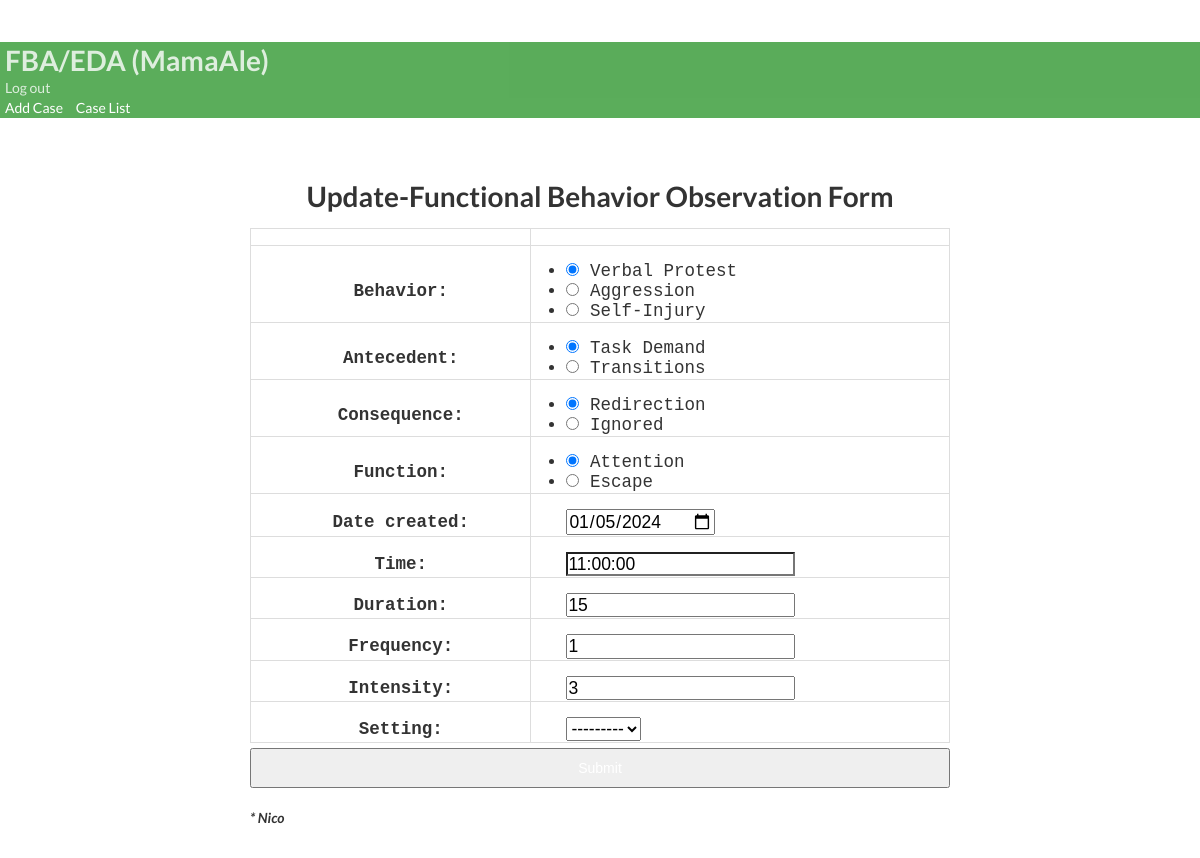
Page /updatepost/16/2/ (signed in) on the committed database.
### bip/models.py (models this page shows, shortened)
class Case(models.Model):
        student= models.ForeignKey(Student,on_delete=models.CASCADE)
        behavior = models.ForeignKey(Behavior, on_delete=models.CASCADE)
        user = models.ForeignKey(User, on_delete=models.CASCADE, default=None)
        anticedent = models.ForeignKey(Anticedent,on_delete=models.CASCADE, verbose_name='Antecedent')
        function = models.ForeignKey(Function,on_delete=models.CASCADE)
        consequence = models.ForeignKey(Consequence,on_delete=models.CASCADE)
        enviroment = models.ForeignKey(Enviroment,on_delete=models.CASCADE, null=True, blank=True, verbose_name='Setting')
        date_created = models.DateField(null=True, blank=True, default=timezone.now)
        duration = models.PositiveIntegerField(null=True, blank=True, verbose_name='Duration')
        time = models.TimeField(null=True, blank=True)
        frequency = models.PositiveIntegerField(null=True, blank=True,  default=1, verbose_name='Frequency')
        intensity = models.PositiveIntegerField(null=True, blank=True,  default=1, validators=[
            MinValueValidator(1, message='Intensity must be at least 1(Mild).'),
            MaxValueValidator(3, message='Intensity options are 1(Mild), 2(Moderate),and 3(Severe).')
        ],
        verbose_name='Intensity')
        class Meta:
            ordering = ['-date_created']
        def __str__(self):
          return str(self.student)

class Student(models.Model):
        studentname= models.CharField(max_length=30,verbose_name= 'Name', null=True, blank=True)
        slug = models.SlugField(max_length=150,null=False,unique=False,blank=False,
        verbose_name=("Unique Identifier"),
        help_text=(
            "*Unique Identification allows another to use FBO form if provided by you only"
        ),
    )
        user_student = models.ForeignKey(User, on_delete=models.CASCADE,  default=None,related_name="postts")
        def __str__(self):
          return str(self.studentname)

### bip/views.py (the view)
# urls.py: path('updatepost/<int:pk>/<int:student_id>/', views.updatePost, name='updatepost'),
@login_required
def updatePost(request, pk,student_id ):
    student_post = Case.objects.get(id=pk, student_id= student_id)
    form = BehaviorForm(instance=student_post)
    behaivorpest = Behavior.objects.filter(student_id=student_id)
    anticedentpest = Anticedent.objects.filter(student_id=student_id)
    functionpest = Function.objects.filter(student_id=student_id)
    consequenceset = Consequence.objects.filter(student_id=student_id)
    enviromentset = Enviroment.objects.filter(student_id=student_id)
    if request.method == 'POST':
      form = BehaviorForm(request.POST, instance=student_post)
      if form.is_valid():
          instance = form.save(commit=False)
          instance.user = request.user
          instance.save()
          if is_case_manager(request.user):
                return redirect("bip:dashboard", student_post.student.id)
          elif is_data_entry(request.user):
                return redirect("bip:data_entry_input", student_post.student.id)
    else:
        form = BehaviorForm(instance=student_post)
        form.fields["behavior"].queryset=behaivorpest
        form.fields["anticedent"].queryset=anticedentpest
        form.fields["function"].queryset=functionpest
        form.fields["consequence"].queryset=consequenceset
        form.fields["enviroment"].queryset=enviromentset
    context = {'form':form,
            'student_post':student_post,
               }
    return render(request, "bip/update_post.html", context)

### bip/forms.py
class BehaviorForm(forms.ModelForm):
    class Meta():
        model = Case
        fields = ('behavior','anticedent','consequence','function','date_created','time','duration','frequency','intensity','enviroment')
        widgets = {
            'date_created': DateInput(),
            'behavior':forms.RadioSelect(),
            'anticedent':forms.RadioSelect(),
            'function':forms.RadioSelect(),
            'consequence':forms.RadioSelect(),
            'enviroment': forms.Select(),
        }

### bip/context_processors.py (called while the page is built)
def user_context(request):
    user = get_user(request)
    return {'user': user}

### bip/models.py (called while the page is built)
        def __str__(self):
          return self.anticedentincident

        def __str__(self):
          return self.behaviorincident

        def __str__(self):
          return self.behaviorfunction

        def __str__(self):
          return self.behaviorconsequence

### bip/templatetags/custom_filters.py (called while the page is built)
@register.filter(name='is_case_manager')
def is_case_manager(user):
    return user.groups.filter(name='CASE MANAGER').exists()

### bip/templates/bip/update_post.html (shortened to what this page needs)
{% extends 'partials/base.html' %}
{% load crispy_forms_tags %}
{% block content %}
<body>
  <div id="container" >
    <div class="form-wrap" >
      <h1>Update-Functional Behavior Observation Form</h1>
        <form method="POST" class"card p-3 mt-5"autocomnplete="off">
            <table border="3" class='center' style='font-family: Courier, monospace; font-size:125%'>
              <tr>
                  <th> {{ form }}</th>
              </tr>
            </table>
                <button type="submit" class="btn btn-success">Submit </button>
        </form>
            <br>
              <b><i>* {{student_post}}</i></b>
    </div>
  </div>
</body>
  {% endblock %}

### bip/templates/partials/nav.html (shortened to what this page needs)
{% load custom_filters %}
  <nav class="navbar navbar-dark ">
          <div class="navbar navbar-expand-lg">
                    {% if user.is_authenticated  %}
                    <div class="navbar-new">
                    <h1 class="logo"> <a class="colorwhite" href="">FBA/EDA ({{ user.username }})</a></h1>
          </div>
              <a class='colorwhite' class="nav-item nav-link" href="{% url 'bip:logout' %}"  >Log out</a>
          </div>
                 <div class="navbar-nav ml-auto">
                        {% if user|is_case_manager %}
              <a class="colorwhite" href="{% url 'bip:create_student' %}">Add Case</a>
              <a class="colorwhite" href="{% url 'bip:for_user' username=user.username %}">Case List</a>
                </div>
                {% endif %}
        {% endif %}
</nav>

### staticfiles/static_cdn/static_root/css/style.css (style rules this page uses)
body { background: white }
.navbar { opacity: 0.8; transition: 0.5s; background-color: #393 !important; color: #393; opacity: 0.8; transition: 0.5s; }
.navbar .colorwhite { color: white; ; text-decoration: none; padding: 5px; }
body { padding-top: 3rem; padding-bottom: 3rem; color: rgb(var(--bs-tertiary-color-rgb)); }

### rows in the picture
Case: behavior_id "☑ Behavior: ☐ Aggression ☐ Self-Injury", anticedent_id "☑ Antecedent: ☐ Transitions", consequence_id "☑ Consequence: ☐ Ignored", function_id "☑ Function: ☐ Escape", date_created "01/05/2024", time "11:00:00", duration "15", frequency "1", intensity "3", enviroment "---------", student.studentname "Nico"

### other values in the picture
{{ user.username }} "MamaAle"
